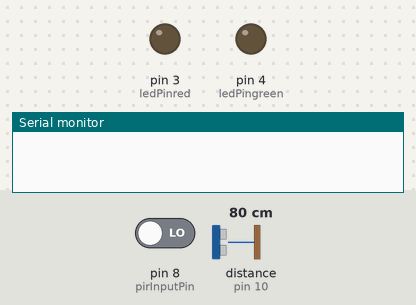
The sketch below on a simulated Arduino Uno, built with avr-gcc and run on an emulated ATmega328P. On the bench: output pins drawn as LEDs (lit = HIGH), the last lines printed to the serial monitor. Wiring (inferred from the names in the program): ultrasonic range finder: trigger pin 9; echo pin 10. The test bench sets the inputs (shaded band); at power-on: distance to the obstacle (sensor on pin 10) 80 cm, pin 8 (pirInputPin) LOW. The echo pulse lasts 58.3 µs per cm; pins used as bus, display or sensor lines are not drawn.

Above: at 1.8 s.
1.9 s: distance to the obstacle (sensor on pin 10) set to 17 cm
3.4 s: distance to the obstacle (sensor on pin 10) set to 14 cm
At 4.4 s:
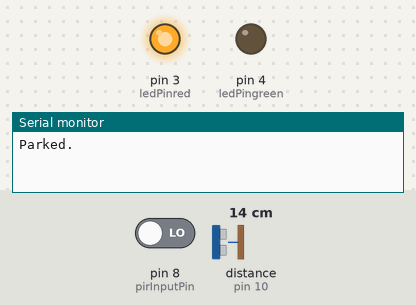
5.5 s: distance to the obstacle (sensor on pin 10) set to 18 cm
At 7.3 s:
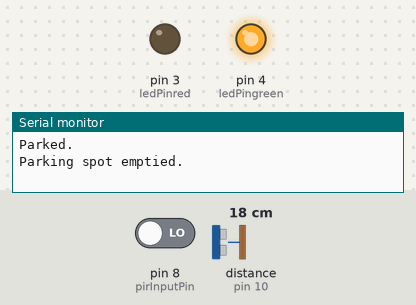
9.5 s: distance to the obstacle (sensor on pin 10) set to 2 cm
At 10.5 s:
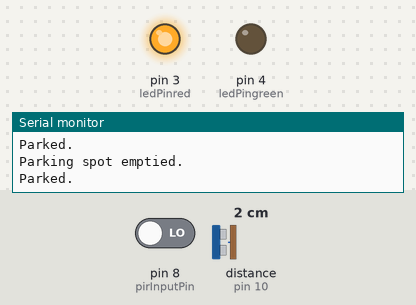
11.5 s: distance to the obstacle (sensor on pin 10) set to 35 cm
At 13.3 s:
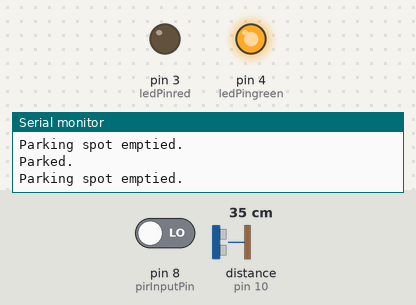
Timing chart, 0 to 14.5 s (numbered marks = the images above; inputs shaded):
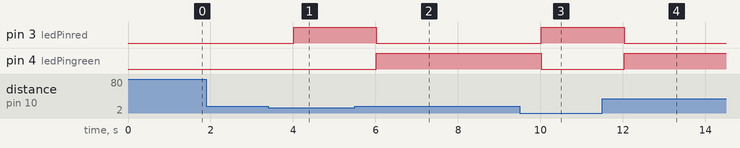

The sketch:

project_testing.ino
```cpp
// For PIR sensors
int pirInputPin = 8;		// choose the input pin (for PIR sensor)
int pirState = LOW;		// we start, assuming no motion detected
int val = 0;			// variable for reading the pin status

// boolean variable to check if the given parking slot is occupied
int isOccupied = 0;

// pin numbers for red and green LEDs
int redLedPin = 7;
int greenLedPin = 6;

// Define pins for ultrasonic sensor and LED
int trigPin = 9;
int echoPin = 10;
int ledPinred = 3;
int ledPingreen = 4;

// for ultrasonic sensor
int isParked = 0;

void setup()  {

  Serial.begin(9600);

  // for PIR sensor
  pinMode(pirInputPin, INPUT);	// declare sensor as input

  // for ultrasonic sensor
  pinMode(trigPin, OUTPUT);
  pinMode(echoPin, INPUT);
  pinMode(ledPinred, OUTPUT);
  pinMode(ledPingreen, OUTPUT);

}

void loop() {
  // for PIR sensor

  val = digitalRead(pirInputPin);	// read input value

  if (val == HIGH) {		// check if the input is HIGH
      // digitalWrite (ledPin, HIGH);	// turn LED ON
      if (pirState == LOW) {
	      Serial.println("Motion detected!");	// print on output change
	      pirState = HIGH;
        isOccupied = (isOccupied == 0)? 1:0;
        updateLEDs(isOccupied);
	    }
  }
  else {
      // digitalWrite (ledPin, LOW);	// turn LED OFF
      if (pirState == HIGH) {
	      Serial.println ("Motion ended!");	// print on output change
	      pirState = LOW;
        isOccupied = 0;
        updateLEDs(isOccupied);
	    }
  }

  // for ultrasonic sensor
  sendUltrasonicPulse();

  // get ultrasonic sensor reading
  long duration = pulseIn(echoPin, HIGH);
  float distance = duration * 0.034 / 2;

  updateUltrasonicSensorOutput(distance);

  delay(1000);
}

void updateLEDs(int isOccupied1) {
  if (isOccupied1) { // turn off green LED and turn on red LED
    // turn off green LED
    digitalWrite(greenLedPin, LOW);

    // turn on red LED
    digitalWrite(redLedPin, HIGH);
  } else {
    // turn off red LED
    digitalWrite(redLedPin, LOW);

    // turn on green LED
    digitalWrite(greenLedPin, HIGH);
  }

  // for ultrasonic sensor
}

void sendUltrasonicPulse() {

  digitalWrite(trigPin, LOW);
  delayMicroseconds(2);
  digitalWrite(trigPin, HIGH);
  delayMicroseconds(10);
  digitalWrite(trigPin, LOW);

}

void updateUltrasonicSensorOutput(float distance) {

  if (distance < 15 && isParked == 0) {
    Serial.println("Parked.");
    isParked = 1;
    digitalWrite(ledPingreen, LOW);
    digitalWrite(ledPinred, HIGH);
  } else if (distance > 15 && isParked == 1) {
    Serial.println("Parking spot emptied.");
    isParked = 0;
    digitalWrite(ledPinred, LOW);
    digitalWrite(ledPingreen, HIGH);
  }

}
```

Measured:
- the behaviour switches between 16 and 15 cm on distance to the obstacle (sensor on pin 10) (found by bisection; images 0 and 1)
- after the input at 1.9 s, every drawn part: stays the same
- after the input at 3.4 s, pin 3 (ledPinred): LOW → HIGH after 0.62 s
- after the input at 5.5 s, pin 3 (ledPinred): HIGH → LOW after 0.52 s; pin 4 (ledPingreen): LOW → HIGH after 0.52 s
- after the input at 9.5 s, pin 3 (ledPinred): LOW → HIGH after 0.52 s; pin 4 (ledPingreen): HIGH → LOW after 0.52 s
- after the input at 11.5 s, pin 3 (ledPinred): HIGH → LOW after 0.53 s; pin 4 (ledPingreen): LOW → HIGH after 0.53 s
